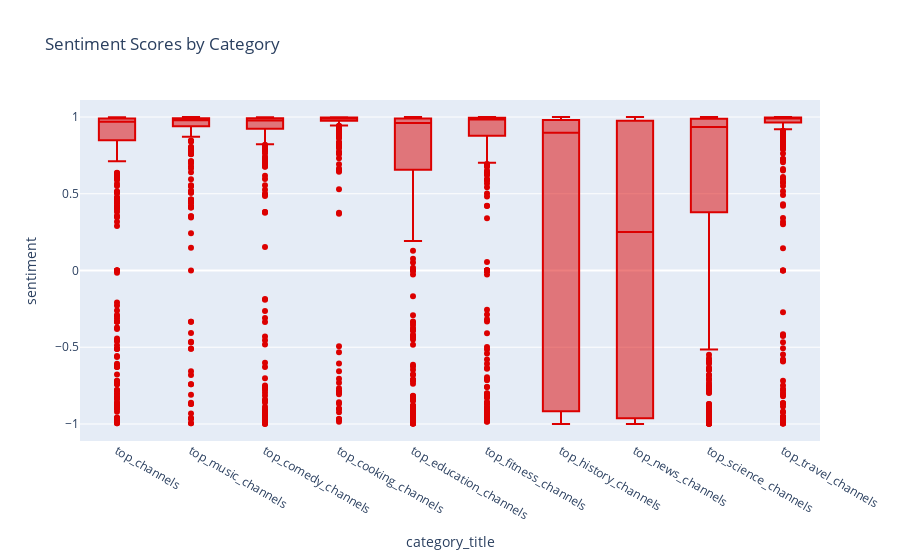

Notebook source saved alongside this figure:
### Code cell
# use plotly to create a box plot of sentiment scores grouped by category
import plotly.express as px
fig = px.box(merged_df, x='category_title', y='sentiment', title='Sentiment Scores by Category')
# make the chart red
fig.update_traces(marker_color='rgb(220, 0, 0)')



fig.show()

### Figure 1 — Plotly figure (JSON) as saved in the notebook; plotly's stock layout.template omitted (floating-point values rounded to 4 significant figures; data arrays with more than 128 entries replaced by an {"elided": "..."} marker saying what was removed)
{"data": [{"alignmentgroup": "True", "hovertemplate": "category_title=%{x}<br>sentiment=%{y}<extra></extra>", "legendgroup": "", "marker": {"color": "rgb(220, 0, 0)"}, "name": "", "notched": false, "offsetgroup": "", "orientation": "v", "showlegend": false, "type": "box", "x": {"elided": "4801 str values"}, "x0": " ", "xaxis": "x", "y": {"elided": "4801 float values"}, "y0": " ", "yaxis": "y"}], "layout": {"boxmode": "group", "legend": {"tracegroupgap": 0}, "title": {"text": "Sentiment Scores by Category"}, "xaxis": {"anchor": "y", "domain": [0, 1], "title": {"text": "category_title"}}, "yaxis": {"anchor": "x", "domain": [0, 1], "title": {"text": "sentiment"}}}}
